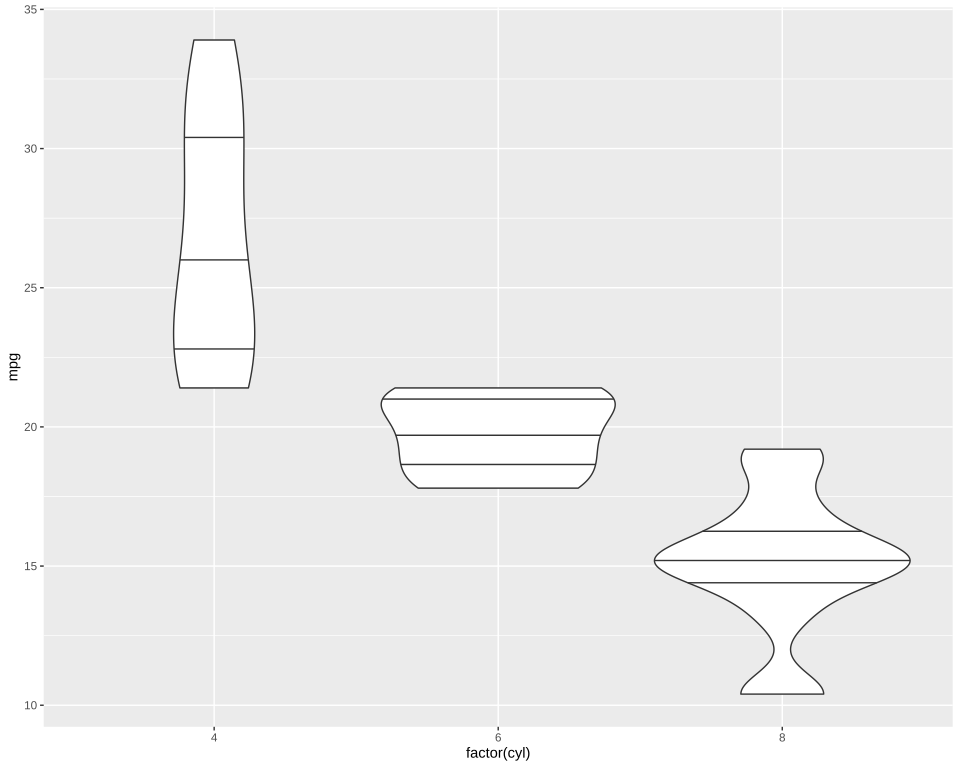

Here is the R script that generated this plot:
# The plot test/golden/violin_quantiles.svg draws, drawn by ggplot2 itself, as ggplot2's own visual tests
# draw their snapshots: the independent check on that golden whenever it changes. The suite never
# runs this; it needs R, ggplot2 and vdiffr, saved as the Docker image giggly-r:ggplot2-4.0.3. From
# the repository's root:
#
#   docker run --rm -v "$PWD/test/golden":/golden:ro giggly-r:ggplot2-4.0.3 \
#     Rscript /golden/violin_quantiles.R > violin_quantiles.ggplot2.svg
#
# and compare the two drawings element by element, as test/golden/point.R describes, `<line>`
# elements included.
#
# Violins with lines across them at their quartiles, the reference page's draw_quantiles
# example drawn with its replacement, each line from side to side in the violin's border colour.
#
# First checked with ggplot2 4.0.3 and vdiffr 1.0.9: every element and clip path matches, and the
# one departure is test/golden/point.R's, the x axis drawn before the y.

library(ggplot2)

plot <- ggplot(mtcars, aes(factor(cyl), mpg)) +
  geom_violin(quantile.linetype = 1) +
  theme_gray()

file <- tempfile(fileext = ".svg")
vdiffr::write_svg(plot, file)
cat(readLines(file), sep = "\n")
